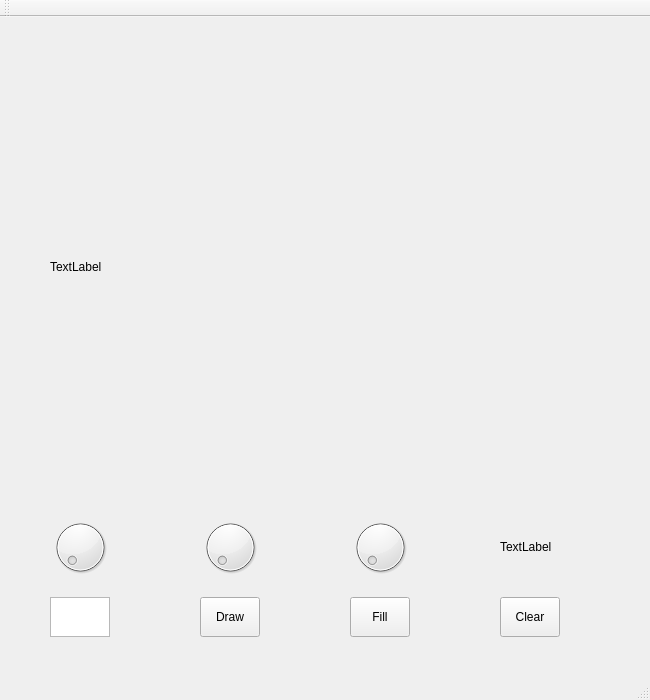
<?xml version="1.0" encoding="UTF-8"?>
<ui version="4.0">
 <class>MainWindow</class>
 <widget class="QMainWindow" name="MainWindow">
  <property name="geometry">
   <rect>
    <x>0</x>
    <y>0</y>
    <width>650</width>
    <height>700</height>
   </rect>
  </property>
  <property name="windowTitle">
   <string>MainWindow</string>
  </property>
  <widget class="QWidget" name="centralWidget">
   <widget class="QDial" name="dial">
    <property name="geometry">
     <rect>
      <x>50</x>
      <y>500</y>
      <width>60</width>
      <height>60</height>
     </rect>
    </property>
    <property name="maximum">
     <number>255</number>
    </property>
   </widget>
   <widget class="QLabel" name="label">
    <property name="geometry">
     <rect>
      <x>50</x>
      <y>50</y>
      <width>550</width>
      <height>400</height>
     </rect>
    </property>
    <property name="text">
     <string>TextLabel</string>
    </property>
   </widget>
   <widget class="QDial" name="dial_2">
    <property name="geometry">
     <rect>
      <x>200</x>
      <y>500</y>
      <width>60</width>
      <height>60</height>
     </rect>
    </property>
    <property name="maximum">
     <number>255</number>
    </property>
   </widget>
   <widget class="QDial" name="dial_3">
    <property name="geometry">
     <rect>
      <x>350</x>
      <y>500</y>
      <width>60</width>
      <height>60</height>
     </rect>
    </property>
    <property name="maximum">
     <number>255</number>
    </property>
   </widget>
   <widget class="QLabel" name="label_2">
    <property name="geometry">
     <rect>
      <x>500</x>
      <y>500</y>
      <width>80</width>
      <height>60</height>
     </rect>
    </property>
    <property name="text">
     <string>TextLabel</string>
    </property>
   </widget>
   <widget class="QPushButton" name="pushButton">
    <property name="geometry">
     <rect>
      <x>350</x>
      <y>580</y>
      <width>60</width>
      <height>40</height>
     </rect>
    </property>
    <property name="text">
     <string>Fill</string>
    </property>
   </widget>
   <widget class="QPlainTextEdit" name="plainTextEdit">
    <property name="geometry">
     <rect>
      <x>50</x>
      <y>580</y>
      <width>60</width>
      <height>40</height>
     </rect>
    </property>
   </widget>
   <widget class="QPushButton" name="pushButton_2">
    <property name="geometry">
     <rect>
      <x>200</x>
      <y>580</y>
      <width>60</width>
      <height>40</height>
     </rect>
    </property>
    <property name="text">
     <string>Draw</string>
    </property>
   </widget>
   <widget class="QPushButton" name="pushButton_3">
    <property name="geometry">
     <rect>
      <x>500</x>
      <y>580</y>
      <width>60</width>
      <height>40</height>
     </rect>
    </property>
    <property name="text">
     <string>Clear</string>
    </property>
   </widget>
  </widget>
  <widget class="QMenuBar" name="menuBar">
   <property name="geometry">
    <rect>
     <x>0</x>
     <y>0</y>
     <width>650</width>
     <height>22</height>
    </rect>
   </property>
  </widget>
  <widget class="QToolBar" name="mainToolBar">
   <attribute name="toolBarArea">
    <enum>TopToolBarArea</enum>
   </attribute>
   <attribute name="toolBarBreak">
    <bool>false</bool>
   </attribute>
  </widget>
  <widget class="QStatusBar" name="statusBar"/>
 </widget>
 <layoutdefault spacing="6" margin="11"/>
 <resources/>
 <connections/>
</ui>
